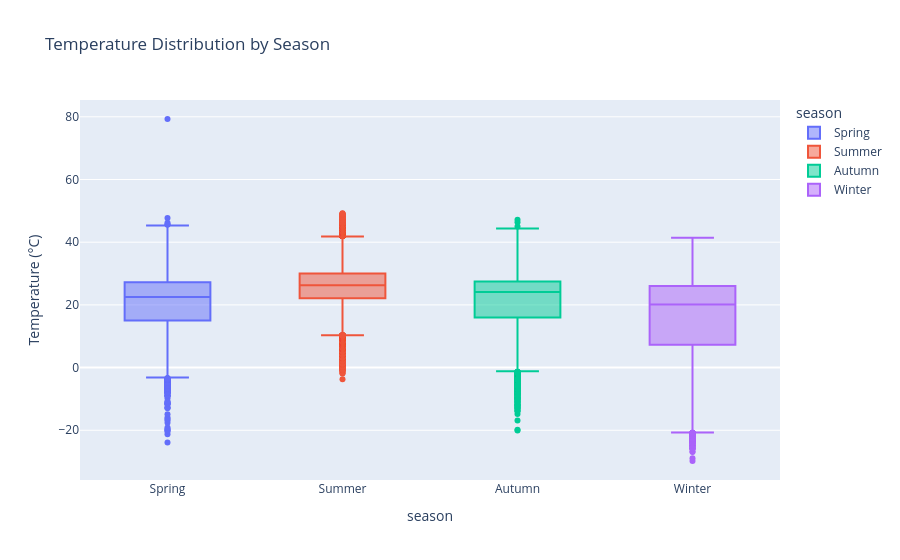

Write notebook code for a chart like this one.
### Code cell
fig = px.box(df, x='season', y='temperature_celsius',
             color='season',
             title='Temperature Distribution by Season',
             labels={'temperature_celsius': 'Temperature (°C)'})
fig.show()

### Figure 1 — Plotly figure (JSON) as saved in the notebook; plotly's stock layout.template omitted (floating-point values rounded to 4 significant figures; data arrays with more than 128 entries replaced by an {"elided": "..."} marker saying what was removed)
{"data": [{"alignmentgroup": "True", "hovertemplate": "season=%{x}<br>Temperature (°C)=%{y}<extra></extra>", "legendgroup": "Spring", "marker": {"color": "#636efa"}, "name": "Spring", "notched": false, "offsetgroup": "Spring", "orientation": "v", "showlegend": true, "type": "box", "x": {"elided": "31762 str values"}, "x0": " ", "xaxis": "x", "y": {"elided": "31762 float values"}, "y0": " ", "yaxis": "y"}, {"alignmentgroup": "True", "hovertemplate": "season=%{x}<br>Temperature (°C)=%{y}<extra></extra>", "legendgroup": "Summer", "marker": {"color": "#EF553B"}, "name": "Summer", "notched": false, "offsetgroup": "Summer", "orientation": "v", "showlegend": true, "type": "box", "x": {"elided": "35365 str values"}, "x0": " ", "xaxis": "x", "y": {"elided": "35365 float values"}, "y0": " ", "yaxis": "y"}, {"alignmentgroup": "True", "hovertemplate": "season=%{x}<br>Temperature (°C)=%{y}<extra></extra>", "legendgroup": "Autumn", "marker": {"color": "#00cc96"}, "name": "Autumn", "notched": false, "offsetgroup": "Autumn", "orientation": "v", "showlegend": true, "type": "box", "x": {"elided": "35435 str values"}, "x0": " ", "xaxis": "x", "y": {"elided": "35435 float values"}, "y0": " ", "yaxis": "y"}, {"alignmentgroup": "True", "hovertemplate": "season=%{x}<br>Temperature (°C)=%{y}<extra></extra>", "legendgroup": "Winter", "marker": {"color": "#ab63fa"}, "name": "Winter", "notched": false, "offsetgroup": "Winter", "orientation": "v", "showlegend": true, "type": "box", "x": {"elided": "34851 str values"}, "x0": " ", "xaxis": "x", "y": {"elided": "34851 float values"}, "y0": " ", "yaxis": "y"}], "layout": {"boxmode": "overlay", "legend": {"title": {"text": "season"}, "tracegroupgap": 0}, "title": {"text": "Temperature Distribution by Season"}, "xaxis": {"anchor": "y", "categoryarray": ["Spring", "Summer", "Autumn", "Winter"], "categoryorder": "array", "domain": [0, 1], "title": {"text": "season"}}, "yaxis": {"anchor": "x", "domain": [0, 1], "title": {"text": "Temperature (°C)"}}}}
